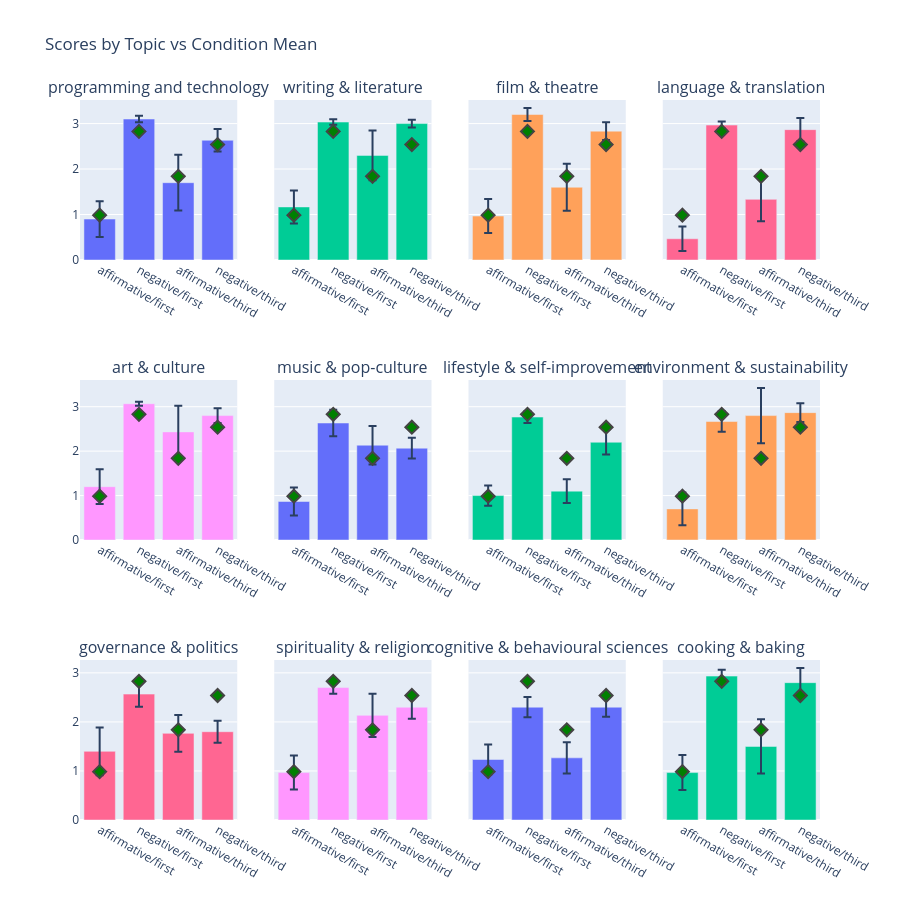

Notebook source saved alongside this figure:
### Code cell
# precompute condition means across all topics
condition_means = df.groupby(["polarity", "person"])["mean"].mean().to_dict()

fig = make_subplots(rows=3, cols=4, subplot_titles=TOPICS, shared_yaxes=True)

for i, topic in enumerate(TOPICS):
    row, col = (i // 4) + 1, (i % 4) + 1
    subset = df[df["topic"] == topic].copy()
    subset["condition"] = subset["polarity"] + "/" + subset["person"]
    subset["condition_mean"] = subset.apply(lambda r: condition_means[(r["polarity"], r["person"])], axis=1)

    fig.add_trace(go.Bar(
        x=subset["condition"], y=subset["mean"],
        error_y=dict(type="data", array=subset["stderr"]),
        showlegend=False
    ), row=row, col=col)

    # one dot per bar showing that condition's overall mean
    fig.add_trace(go.Scatter(
        x=subset["condition"], y=subset["condition_mean"],
        mode="markers", marker=dict(color="green", size=10, symbol="diamond", line=dict(width=2)),
        showlegend=False
    ), row=row, col=col)

fig.update_layout(title="Scores by Topic vs Condition Mean", height=900)
fig.show()

### Figure 1 — Plotly figure (JSON) as saved in the notebook; plotly's stock layout.template omitted (floating-point values rounded to 4 significant figures)
{"data": [{"error_y": {"array": [0.3946, 0.07115, 0.6135, 0.2457], "type": "data"}, "showlegend": false, "type": "bar", "x": ["affirmative/first", "negative/first", "affirmative/third", "negative/third"], "xaxis": "x", "y": [0.9, 3.1, 1.7, 2.633], "yaxis": "y"}, {"marker": {"color": "green", "line": {"width": 2}, "size": 10, "symbol": "diamond"}, "mode": "markers", "showlegend": false, "type": "scatter", "x": ["affirmative/first", "negative/first", "affirmative/third", "negative/third"], "xaxis": "x", "y": [0.9861, 2.828, 1.839, 2.539], "yaxis": "y"}, {"error_y": {"array": [0.3626, 0.05984, 0.5476, 0.08607], "type": "data"}, "showlegend": false, "type": "bar", "x": ["affirmative/first", "negative/first", "affirmative/third", "negative/third"], "xaxis": "x2", "y": [1.167, 3.033, 2.3, 3.0], "yaxis": "y2"}, {"marker": {"color": "green", "line": {"width": 2}, "size": 10, "symbol": "diamond"}, "mode": "markers", "showlegend": false, "type": "scatter", "x": ["affirmative/first", "negative/first", "affirmative/third", "negative/third"], "xaxis": "x2", "y": [0.9861, 2.828, 1.839, 2.539], "yaxis": "y2"}, {"error_y": {"array": [0.3733, 0.1423, 0.5183, 0.194], "type": "data"}, "showlegend": false, "type": "bar", "x": ["affirmative/first", "negative/first", "affirmative/third", "negative/third"], "xaxis": "x3", "y": [0.9667, 3.2, 1.6, 2.833], "yaxis": "y3"}, {"marker": {"color": "green", "line": {"width": 2}, "size": 10, "symbol": "diamond"}, "mode": "markers", "showlegend": false, "type": "scatter", "x": ["affirmative/first", "negative/first", "affirmative/third", "negative/third"], "xaxis": "x3", "y": [0.9861, 2.828, 1.839, 2.539], "yaxis": "y3"}, {"error_y": {"array": [0.2685, 0.07778, 0.4818, 0.2543], "type": "data"}, "showlegend": false, "type": "bar", "x": ["affirmative/first", "negative/first", "affirmative/third", "negative/third"], "xaxis": "x4", "y": [0.4667, 2.967, 1.333, 2.867], "yaxis": "y4"}, {"marker": {"color": "green", "line": {"width": 2}, "size": 10, "symbol": "diamond"}, "mode": "markers", "showlegend": false, "type": "scatter", "x": ["affirmative/first", "negative/first", "affirmative/third", "negative/third"], "xaxis": "x4", "y": [0.9861, 2.828, 1.839, 2.539], "yaxis": "y4"}, {"error_y": {"array": [0.3919, 0.04444, 0.588, 0.1663], "type": "data"}, "showlegend": false, "type": "bar", "x": ["affirmative/first", "negative/first", "affirmative/third", "negative/third"], "xaxis": "x5", "y": [1.2, 3.067, 2.433, 2.8], "yaxis": "y5"}, {"marker": {"color": "green", "line": {"width": 2}, "size": 10, "symbol": "diamond"}, "mode": "markers", "showlegend": false, "type": "scatter", "x": ["affirmative/first", "negative/first", "affirmative/third", "negative/third"], "xaxis": "x5", "y": [0.9861, 2.828, 1.839, 2.539], "yaxis": "y5"}, {"error_y": {"array": [0.3151, 0.2959, 0.4338, 0.232], "type": "data"}, "showlegend": false, "type": "bar", "x": ["affirmative/first", "negative/first", "affirmative/third", "negative/third"], "xaxis": "x6", "y": [0.8667, 2.633, 2.133, 2.067], "yaxis": "y6"}, {"marker": {"color": "green", "line": {"width": 2}, "size": 10, "symbol": "diamond"}, "mode": "markers", "showlegend": false, "type": "scatter", "x": ["affirmative/first", "negative/first", "affirmative/third", "negative/third"], "xaxis": "x6", "y": [0.9861, 2.828, 1.839, 2.539], "yaxis": "y6"}, {"error_y": {"array": [0.2277, 0.1319, 0.2678, 0.2731], "type": "data"}, "showlegend": false, "type": "bar", "x": ["affirmative/first", "negative/first", "affirmative/third", "negative/third"], "xaxis": "x7", "y": [1.0, 2.767, 1.1, 2.2], "yaxis": "y7"}, {"marker": {"color": "green", "line": {"width": 2}, "size": 10, "symbol": "diamond"}, "mode": "markers", "showlegend": false, "type": "scatter", "x": ["affirmative/first", "negative/first", "affirmative/third", "negative/third"], "xaxis": "x7", "y": [0.9861, 2.828, 1.839, 2.539], "yaxis": "y7"}, {"error_y": {"array": [0.3667, 0.2331, 0.621, 0.212], "type": "data"}, "showlegend": false, "type": "bar", "x": ["affirmative/first", "negative/first", "affirmative/third", "negative/third"], "xaxis": "x8", "y": [0.7, 2.667, 2.8, 2.867], "yaxis": "y8"}, {"marker": {"color": "green", "line": {"width": 2}, "size": 10, "symbol": "diamond"}, "mode": "markers", "showlegend": false, "type": "scatter", "x": ["affirmative/first", "negative/first", "affirmative/third", "negative/third"], "xaxis": "x8", "y": [0.9861, 2.828, 1.839, 2.539], "yaxis": "y8"}, {"error_y": {"array": [0.4864, 0.2584, 0.3753, 0.2233], "type": "data"}, "showlegend": false, "type": "bar", "x": ["affirmative/first", "negative/first", "affirmative/third", "negative/third"], "xaxis": "x9", "y": [1.4, 2.567, 1.767, 1.8], "yaxis": "y9"}, {"marker": {"color": "green", "line": {"width": 2}, "size": 10, "symbol": "diamond"}, "mode": "markers", "showlegend": false, "type": "scatter", "x": ["affirmative/first", "negative/first", "affirmative/third", "negative/third"], "xaxis": "x9", "y": [0.9861, 2.828, 1.839, 2.539], "yaxis": "y9"}, {"error_y": {"array": [0.3459, 0.1262, 0.4394, 0.2354], "type": "data"}, "showlegend": false, "type": "bar", "x": ["affirmative/first", "negative/first", "affirmative/third", "negative/third"], "xaxis": "x10", "y": [0.9667, 2.7, 2.133, 2.3], "yaxis": "y10"}, {"marker": {"color": "green", "line": {"width": 2}, "size": 10, "symbol": "diamond"}, "mode": "markers", "showlegend": false, "type": "scatter", "x": ["affirmative/first", "negative/first", "affirmative/third", "negative/third"], "xaxis": "x10", "y": [0.9861, 2.828, 1.839, 2.539], "yaxis": "y10"}, {"error_y": {"array": [0.3065, 0.2076, 0.3174, 0.1953], "type": "data"}, "showlegend": false, "type": "bar", "x": ["affirmative/first", "negative/first", "affirmative/third", "negative/third"], "xaxis": "x11", "y": [1.233, 2.3, 1.267, 2.3], "yaxis": "y11"}, {"marker": {"color": "green", "line": {"width": 2}, "size": 10, "symbol": "diamond"}, "mode": "markers", "showlegend": false, "type": "scatter", "x": ["affirmative/first", "negative/first", "affirmative/third", "negative/third"], "xaxis": "x11", "y": [0.9861, 2.828, 1.839, 2.539], "yaxis": "y11"}, {"error_y": {"array": [0.3564, 0.1296, 0.5517, 0.299], "type": "data"}, "showlegend": false, "type": "bar", "x": ["affirmative/first", "negative/first", "affirmative/third", "negative/third"], "xaxis": "x12", "y": [0.9667, 2.933, 1.5, 2.8], "yaxis": "y12"}, {"marker": {"color": "green", "line": {"width": 2}, "size": 10, "symbol": "diamond"}, "mode": "markers", "showlegend": false, "type": "scatter", "x": ["affirmative/first", "negative/first", "affirmative/third", "negative/third"], "xaxis": "x12", "y": [0.9861, 2.828, 1.839, 2.539], "yaxis": "y12"}], "layout": {"annotations": [{"font": {"size": 16}, "showarrow": false, "text": "programming and technology", "x": 0.1062, "xanchor": "center", "xref": "paper", "y": 1, "yanchor": "bottom", "yref": "paper"}, {"font": {"size": 16}, "showarrow": false, "text": "writing & literature", "x": 0.3688, "xanchor": "center", "xref": "paper", "y": 1, "yanchor": "bottom", "yref": "paper"}, {"font": {"size": 16}, "showarrow": false, "text": "film & theatre", "x": 0.6313, "xanchor": "center", "xref": "paper", "y": 1, "yanchor": "bottom", "yref": "paper"}, {"font": {"size": 16}, "showarrow": false, "text": "language & translation", "x": 0.8938, "xanchor": "center", "xref": "paper", "y": 1, "yanchor": "bottom", "yref": "paper"}, {"font": {"size": 16}, "showarrow": false, "text": "art & culture", "x": 0.1062, "xanchor": "center", "xref": "paper", "y": 0.6111, "yanchor": "bottom", "yref": "paper"}, {"font": {"size": 16}, "showarrow": false, "text": "music & pop-culture", "x": 0.3688, "xanchor": "center", "xref": "paper", "y": 0.6111, "yanchor": "bottom", "yref": "paper"}, {"font": {"size": 16}, "showarrow": false, "text": "lifestyle & self-improvement", "x": 0.6313, "xanchor": "center", "xref": "paper", "y": 0.6111, "yanchor": "bottom", "yref": "paper"}, {"font": {"size": 16}, "showarrow": false, "text": "environment & sustainability", "x": 0.8938, "xanchor": "center", "xref": "paper", "y": 0.6111, "yanchor": "bottom", "yref": "paper"}, {"font": {"size": 16}, "showarrow": false, "text": "governance & politics", "x": 0.1062, "xanchor": "center", "xref": "paper", "y": 0.2222, "yanchor": "bottom", "yref": "paper"}, {"font": {"size": 16}, "showarrow": false, "text": "spirituality & religion", "x": 0.3688, "xanchor": "center", "xref": "paper", "y": 0.2222, "yanchor": "bottom", "yref": "paper"}, {"font": {"size": 16}, "showarrow": false, "text": "cognitive & behavioural sciences", "x": 0.6313, "xanchor": "center", "xref": "paper", "y": 0.2222, "yanchor": "bottom", "yref": "paper"}, {"font": {"size": 16}, "showarrow": false, "text": "cooking & baking", "x": 0.8938, "xanchor": "center", "xref": "paper", "y": 0.2222, "yanchor": "bottom", "yref": "paper"}], "height": 900, "title": {"text": "Scores by Topic vs Condition Mean"}, "xaxis": {"anchor": "y", "domain": [0, 0.2125]}, "xaxis10": {"anchor": "y10", "domain": [0.2625, 0.475]}, "xaxis11": {"anchor": "y11", "domain": [0.525, 0.7375]}, "xaxis12": {"anchor": "y12", "domain": [0.7875, 1]}, "xaxis2": {"anchor": "y2", "domain": [0.2625, 0.475]}, "xaxis3": {"anchor": "y3", "domain": [0.525, 0.7375]}, "xaxis4": {"anchor": "y4", "domain": [0.7875, 1]}, "xaxis5": {"anchor": "y5", "domain": [0, 0.2125]}, "xaxis6": {"anchor": "y6", "domain": [0.2625, 0.475]}, "xaxis7": {"anchor": "y7", "domain": [0.525, 0.7375]}, "xaxis8": {"anchor": "y8", "domain": [0.7875, 1]}, "xaxis9": {"anchor": "y9", "domain": [0, 0.2125]}, "yaxis": {"anchor": "x", "domain": [0.7778, 1]}, "yaxis10": {"anchor": "x10", "domain": [0, 0.2222], "matches": "y9", "showticklabels": false}, "yaxis11": {"anchor": "x11", "domain": [0, 0.2222], "matches": "y9", "showticklabels": false}, "yaxis12": {"anchor": "x12", "domain": [0, 0.2222], "matches": "y9", "showticklabels": false}, "yaxis2": {"anchor": "x2", "domain": [0.7778, 1], "matches": "y", "showticklabels": false}, "yaxis3": {"anchor": "x3", "domain": [0.7778, 1], "matches": "y", "showticklabels": false}, "yaxis4": {"anchor": "x4", "domain": [0.7778, 1], "matches": "y", "showticklabels": false}, "yaxis5": {"anchor": "x5", "domain": [0.3889, 0.6111]}, "yaxis6": {"anchor": "x6", "domain": [0.3889, 0.6111], "matches": "y5", "showticklabels": false}, "yaxis7": {"anchor": "x7", "domain": [0.3889, 0.6111], "matches": "y5", "showticklabels": false}, "yaxis8": {"anchor": "x8", "domain": [0.3889, 0.6111], "matches": "y5", "showticklabels": false}, "yaxis9": {"anchor": "x9", "domain": [0, 0.2222]}}}
